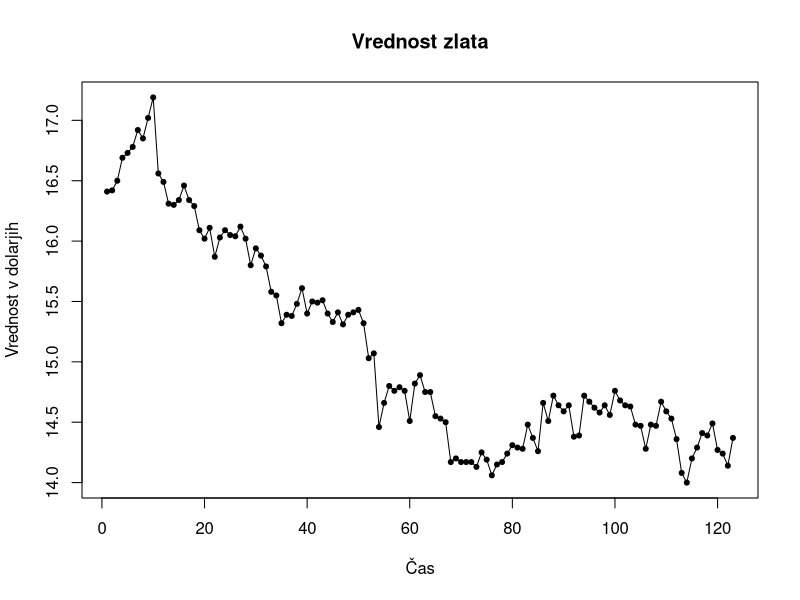
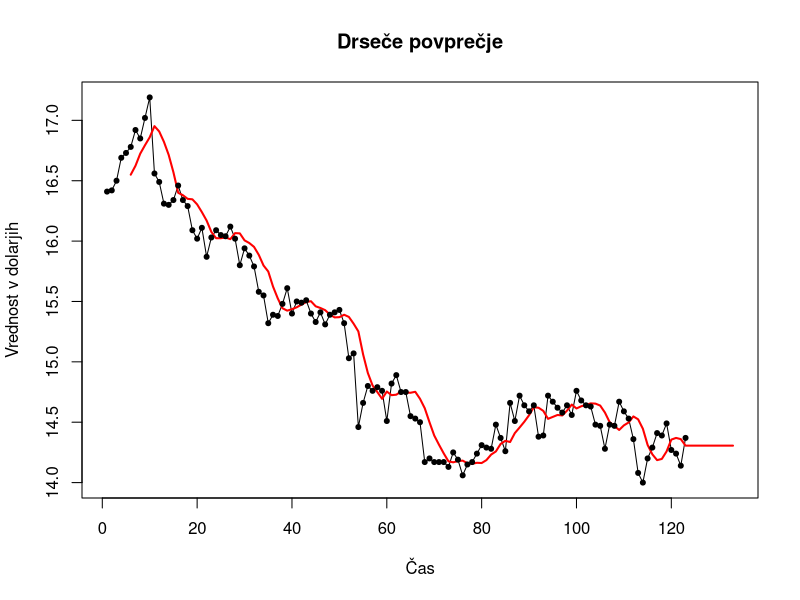

Write R code to recreate these figures, in order.
#FINANČNI PRAKTIKUM: 4.Naloga

library(readr)
library(graphics)
library(stats)

# 1.Vaja: Uvoz in predstavitev podatkov 
# a)

uvoz_srebro <- read_csv("srebro.csv")

# izberemo samo zaključne tečaje

srebro <- uvoz_srebro[,c(0,1,5)]

#obrnemo podatke
srebro <- srebro[123:1,]

srebro$Close <- as.numeric(gsub("\\$","",srebro$Close))

# b) 
S <- ts(srebro$Close)
graf_S <- ts.plot(S,
                  xlab='Čas', 
                  ylab ='Vrednost v dolarjih', 
                  main = 'Vrednost zlata')
points(srebro$Close, pch = 20)

###########################################################################

# 2. Vaja: Glajenje z drsečim povprečjem reda k

# a)
G <- function(vrsta,k){
  glajene.vrednosti <- c()
  for (i in (k+1):(length(vrsta))){
    glajene.vrednosti[i] <- sum(vrsta[(i-1):(i-k)])/k
  }
  zglajena_vrsta <- ts(glajene.vrednosti)
  return(zglajena_vrsta)
}

# b)


napoved_vrsta <- function(vrsta,k){
  zglajena_vrsta <- G(vrsta,k)
  napoved <- rep(tail(zglajena_vrsta, n = 1),10)
  napoved_vrsta <- ts(c(zglajena_vrsta,napoved))
  return(napoved_vrsta)
}

napoved_vrsta(S,5)

# c)
graf_napovedana <- ts.plot(S,napoved_vrsta(S,5),
                           main ="Drseče povprečje",
                           xlab = "Čas",
                           ylab = "Vrednost v dolarjih",
                           col = c("black", "red"),
                           lwd = c(1,2))
points(srebro$Close, pch = 20)


# d)
SKN <- function(vrsta, zglajena_vrsta, k){
  l <- length(vrsta)
  napaka <- 0
  for (i in k:(l-1)){
    napaka <- napaka + (vrsta[i+1] - glajena.vrsta[i+1])^2
  }
  return (napaka/(l-k))
}











